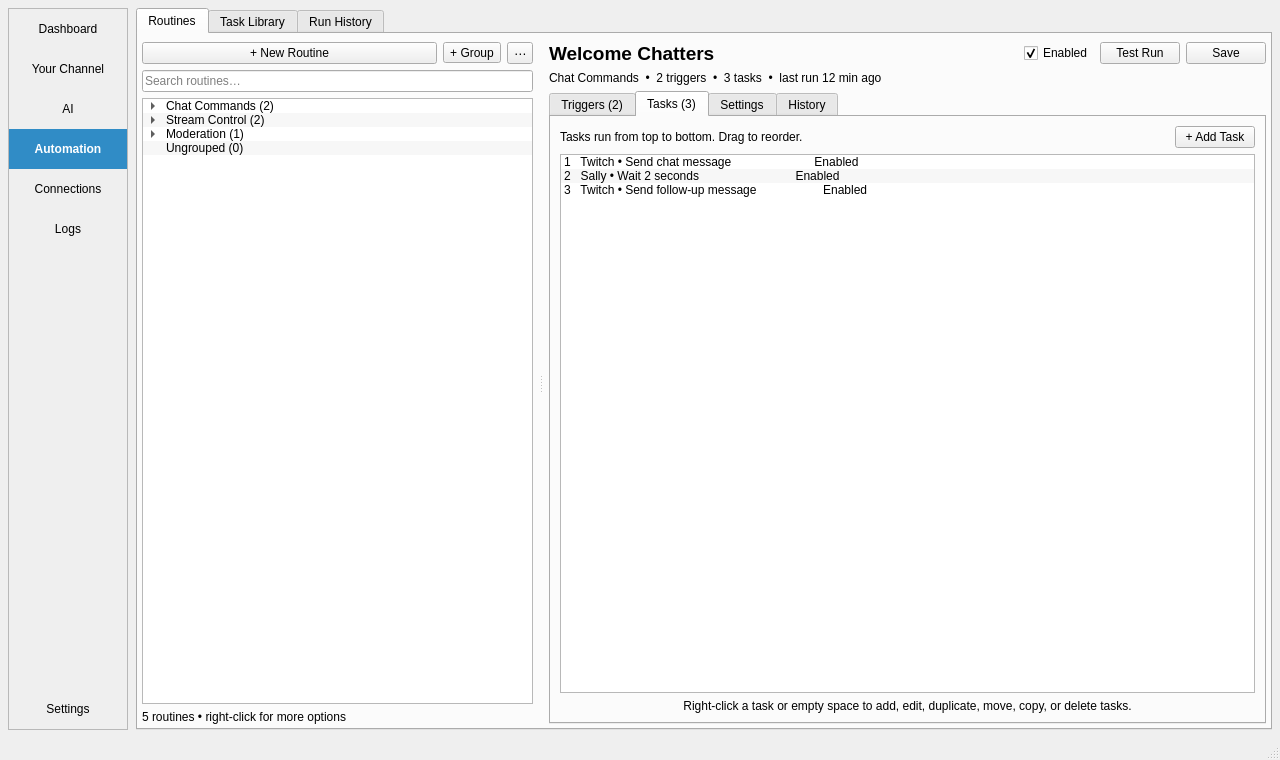
<?xml version="1.0" encoding="UTF-8"?>
<ui version="4.0">
 <class>AutomationRoutinesMockup</class>
 <widget class="QMainWindow" name="AutomationRoutinesMockup">
  <property name="geometry">
   <rect><x>0</x><y>0</y><width>1280</width><height>760</height></rect>
  </property>
  <property name="minimumSize">
   <size><width>760</width><height>480</height></size>
  </property>
  <property name="windowTitle"><string>Sally AI — Automation UI Mockup</string></property>
  <widget class="QWidget" name="centralwidget">
   <layout class="QHBoxLayout" name="rootLayout">
    <property name="spacing"><number>8</number></property>
    <property name="leftMargin"><number>8</number></property>
    <property name="topMargin"><number>8</number></property>
    <property name="rightMargin"><number>8</number></property>
    <property name="bottomMargin"><number>8</number></property>
    <item>
     <widget class="QFrame" name="navigationFrame">
      <property name="minimumSize"><size><width>120</width><height>0</height></size></property>
      <property name="maximumSize"><size><width>170</width><height>16777215</height></size></property>
      <property name="frameShape"><enum>QFrame::Shape::StyledPanel</enum></property>
      <property name="styleSheet">
       <string notr="true">QPushButton { border: none; border-radius: 0px; padding: 0px; min-height: 40px; }
QPushButton:hover { background-color: palette(midlight); }
QPushButton:checked { background-color: palette(highlight); color: palette(highlighted-text); font-weight: bold; }</string>
      </property>
      <layout class="QVBoxLayout" name="navigationLayout">
       <property name="spacing"><number>0</number></property>
       <property name="leftMargin"><number>0</number></property>
       <property name="topMargin"><number>0</number></property>
       <property name="rightMargin"><number>0</number></property>
       <property name="bottomMargin"><number>0</number></property>
       <item><widget class="QPushButton" name="dashboardButton"><property name="text"><string>Dashboard</string></property></widget></item>
       <item><widget class="QPushButton" name="channelButton"><property name="text"><string>Your Channel</string></property></widget></item>
       <item><widget class="QPushButton" name="aiButton"><property name="text"><string>AI</string></property></widget></item>
       <item><widget class="QPushButton" name="automationButton"><property name="text"><string>Automation</string></property><property name="checkable"><bool>true</bool></property><property name="checked"><bool>true</bool></property></widget></item>
       <item><widget class="QPushButton" name="connectionsButton"><property name="text"><string>Connections</string></property></widget></item>
       <item><widget class="QPushButton" name="logsButton"><property name="text"><string>Logs</string></property></widget></item>
       <item><spacer name="navigationSpacer"><property name="orientation"><enum>Qt::Orientation::Vertical</enum></property><property name="sizeHint" stdset="0"><size><width>20</width><height>40</height></size></property></spacer></item>
       <item><widget class="QPushButton" name="settingsButton"><property name="text"><string>Settings</string></property></widget></item>
      </layout>
     </widget>
    </item>
    <item>
     <widget class="QTabWidget" name="automationTabs">
      <property name="currentIndex"><number>0</number></property>
      <widget class="QWidget" name="routinesPage">
       <attribute name="title"><string>Routines</string></attribute>
       <layout class="QVBoxLayout" name="routinesPageLayout">
        <property name="leftMargin"><number>4</number></property>
        <property name="topMargin"><number>8</number></property>
        <property name="rightMargin"><number>4</number></property>
        <property name="bottomMargin"><number>4</number></property>
        <item>
         <widget class="QSplitter" name="routineSplitter">
          <property name="orientation"><enum>Qt::Orientation::Horizontal</enum></property>
          <property name="childrenCollapsible"><bool>false</bool></property>
          <widget class="QWidget" name="routineBrowserPanel">
           <property name="minimumSize"><size><width>230</width><height>0</height></size></property>
           <layout class="QVBoxLayout" name="routineBrowserLayout">
            <property name="leftMargin"><number>0</number></property>
            <property name="topMargin"><number>0</number></property>
            <property name="rightMargin"><number>6</number></property>
            <property name="bottomMargin"><number>0</number></property>
            <item>
             <layout class="QHBoxLayout" name="routineToolbarLayout">
              <item><widget class="QPushButton" name="newRoutineButton"><property name="text"><string>+ New Routine</string></property></widget></item>
              <item><widget class="QToolButton" name="newGroupButton"><property name="text"><string>+ Group</string></property></widget></item>
              <item><widget class="QToolButton" name="routineMenuButton"><property name="text"><string>⋯</string></property></widget></item>
             </layout>
            </item>
            <item><widget class="QLineEdit" name="routineSearchEdit"><property name="placeholderText"><string>Search routines…</string></property><property name="clearButtonEnabled"><bool>true</bool></property></widget></item>
            <item>
             <widget class="QTreeWidget" name="routineTree">
              <property name="headerHidden"><bool>true</bool></property>
              <property name="alternatingRowColors"><bool>true</bool></property>
              <property name="dragDropMode"><enum>QAbstractItemView::DragDropMode::InternalMove</enum></property>
              <column><property name="text"><string>Routines</string></property></column>
              <item>
               <property name="text"><string>Chat Commands (2)</string></property>
               <property name="expanded"><bool>true</bool></property>
               <item><property name="text"><string>Welcome Chatters</string></property></item>
               <item><property name="text"><string>Social Links</string></property></item>
              </item>
              <item>
               <property name="text"><string>Stream Control (2)</string></property>
               <property name="expanded"><bool>true</bool></property>
               <item><property name="text"><string>Going Live Setup</string></property></item>
               <item><property name="text"><string>End Stream</string></property></item>
              </item>
              <item>
               <property name="text"><string>Moderation (1)</string></property>
               <item><property name="text"><string>Handle Spam</string></property></item>
              </item>
              <item><property name="text"><string>Ungrouped (0)</string></property></item>
             </widget>
            </item>
            <item><widget class="QLabel" name="routineCountLabel"><property name="text"><string>5 routines • right-click for more options</string></property></widget></item>
           </layout>
          </widget>
          <widget class="QWidget" name="routineEditorPanel">
           <layout class="QVBoxLayout" name="routineEditorLayout">
            <property name="leftMargin"><number>6</number></property>
            <property name="topMargin"><number>0</number></property>
            <property name="rightMargin"><number>0</number></property>
            <property name="bottomMargin"><number>0</number></property>
            <item>
             <layout class="QHBoxLayout" name="selectedRoutineHeaderLayout">
              <item><widget class="QLabel" name="selectedRoutineNameLabel"><property name="font"><font><pointsize>14</pointsize><bold>true</bold></font></property><property name="text"><string>Welcome Chatters</string></property></widget></item>
              <item><spacer name="selectedRoutineHeaderSpacer"><property name="orientation"><enum>Qt::Orientation::Horizontal</enum></property><property name="sizeHint" stdset="0"><size><width>40</width><height>20</height></size></property></spacer></item>
              <item><widget class="QCheckBox" name="routineEnabledCheck"><property name="text"><string>Enabled</string></property><property name="checked"><bool>true</bool></property></widget></item>
              <item><widget class="QPushButton" name="testRoutineButton"><property name="text"><string>Test Run</string></property></widget></item>
              <item><widget class="QPushButton" name="saveRoutineButton"><property name="text"><string>Save</string></property></widget></item>
             </layout>
            </item>
            <item><widget class="QLabel" name="selectedRoutineSummaryLabel"><property name="text"><string>Chat Commands  •  2 triggers  •  3 tasks  •  last run 12 min ago</string></property></widget></item>
            <item>
             <widget class="QTabWidget" name="routineEditorTabs">
              <property name="currentIndex"><number>1</number></property>
              <widget class="QWidget" name="triggersTab">
               <attribute name="title"><string>Triggers (2)</string></attribute>
               <layout class="QVBoxLayout" name="triggersLayout">
                <item>
                 <layout class="QHBoxLayout" name="triggerToolbarLayout">
                  <item><widget class="QLabel" name="triggerHelpLabel"><property name="text"><string>Any enabled trigger can start this routine.</string></property></widget></item>
                  <item><spacer name="triggerToolbarSpacer"><property name="orientation"><enum>Qt::Orientation::Horizontal</enum></property><property name="sizeHint" stdset="0"><size><width>40</width><height>20</height></size></property></spacer></item>
                  <item><widget class="QPushButton" name="addTriggerButton"><property name="text"><string>+ Add Trigger</string></property></widget></item>
                 </layout>
                </item>
                <item>
                 <widget class="QGroupBox" name="commandTriggerCard">
                  <property name="title"><string>Twitch • Chat Command</string></property>
                  <layout class="QFormLayout" name="commandTriggerLayout">
                   <item row="0" column="0"><widget class="QLabel" name="commandLabel"><property name="text"><string>Command</string></property></widget></item>
                   <item row="0" column="1"><widget class="QLineEdit" name="commandEdit"><property name="text"><string>!welcome</string></property></widget></item>
                   <item row="1" column="0"><widget class="QLabel" name="aliasesLabel"><property name="text"><string>Alternate commands</string></property></widget></item>
                   <item row="1" column="1"><widget class="QLineEdit" name="aliasesEdit"><property name="text"><string>!hello, !hi</string></property></widget></item>
                   <item row="2" column="0"><widget class="QLabel" name="permissionsLabel"><property name="text"><string>Who can use it</string></property></widget></item>
                   <item row="2" column="1"><widget class="QComboBox" name="permissionsCombo"><item><property name="text"><string>Everyone</string></property></item><item><property name="text"><string>Subscribers</string></property></item><item><property name="text"><string>VIPs and moderators</string></property></item><item><property name="text"><string>Broadcaster only</string></property></item></widget></item>
                  </layout>
                 </widget>
                </item>
                <item>
                 <widget class="QGroupBox" name="manualTriggerCard">
                  <property name="title"><string>Sally • Manual Trigger</string></property>
                  <layout class="QHBoxLayout" name="manualTriggerLayout">
                   <item><widget class="QLabel" name="manualTriggerLabel"><property name="text"><string>Allows this routine to be run manually from Sally.</string></property></widget></item>
                   <item><spacer name="manualTriggerSpacer"><property name="orientation"><enum>Qt::Orientation::Horizontal</enum></property><property name="sizeHint" stdset="0"><size><width>40</width><height>20</height></size></property></spacer></item>
                   <item><widget class="QCheckBox" name="manualTriggerEnabledCheck"><property name="text"><string>Enabled</string></property><property name="checked"><bool>true</bool></property></widget></item>
                  </layout>
                 </widget>
                </item>
                <item><spacer name="triggersSpacer"><property name="orientation"><enum>Qt::Orientation::Vertical</enum></property><property name="sizeHint" stdset="0"><size><width>20</width><height>40</height></size></property></spacer></item>
               </layout>
              </widget>
              <widget class="QWidget" name="tasksTab">
               <attribute name="title"><string>Tasks (3)</string></attribute>
               <layout class="QVBoxLayout" name="tasksLayout">
                <item>
                 <layout class="QHBoxLayout" name="taskToolbarLayout">
                  <item><widget class="QLabel" name="taskHelpLabel"><property name="text"><string>Tasks run from top to bottom. Drag to reorder.</string></property></widget></item>
                  <item><spacer name="taskToolbarSpacer"><property name="orientation"><enum>Qt::Orientation::Horizontal</enum></property><property name="sizeHint" stdset="0"><size><width>40</width><height>20</height></size></property></spacer></item>
                  <item><widget class="QPushButton" name="addTaskButton"><property name="text"><string>+ Add Task</string></property></widget></item>
                 </layout>
                </item>
                <item>
                 <widget class="QListWidget" name="taskList">
                  <property name="alternatingRowColors"><bool>true</bool></property>
                  <property name="dragDropMode"><enum>QAbstractItemView::DragDropMode::InternalMove</enum></property>
                  <property name="contextMenuPolicy"><enum>Qt::ContextMenuPolicy::CustomContextMenu</enum></property>
                  <item><property name="text"><string>1   Twitch • Send chat message                         Enabled</string></property></item>
                  <item><property name="text"><string>2   Sally • Wait 2 seconds                             Enabled</string></property></item>
                  <item><property name="text"><string>3   Twitch • Send follow-up message                    Enabled</string></property></item>
                 </widget>
                </item>
                <item><widget class="QLabel" name="taskContextHintLabel"><property name="alignment"><set>Qt::AlignmentFlag::AlignCenter</set></property><property name="text"><string>Right-click a task or empty space to add, edit, duplicate, move, copy, or delete tasks.</string></property></widget></item>
               </layout>
              </widget>
              <widget class="QWidget" name="routineSettingsTab">
               <attribute name="title"><string>Settings</string></attribute>
               <layout class="QVBoxLayout" name="routineSettingsLayout">
                <item>
                 <widget class="QGroupBox" name="routineBasicsGroup">
                  <property name="title"><string>Routine</string></property>
                  <layout class="QFormLayout" name="routineBasicsLayout">
                   <item row="0" column="0"><widget class="QLabel" name="routineNameLabel"><property name="text"><string>Name</string></property></widget></item>
                   <item row="0" column="1"><widget class="QLineEdit" name="routineNameEdit"><property name="text"><string>Welcome Chatters</string></property></widget></item>
                   <item row="1" column="0"><widget class="QLabel" name="routineGroupLabel"><property name="text"><string>Group</string></property></widget></item>
                   <item row="1" column="1"><widget class="QComboBox" name="routineGroupCombo"><item><property name="text"><string>Chat Commands</string></property></item><item><property name="text"><string>Stream Control</string></property></item><item><property name="text"><string>Moderation</string></property></item><item><property name="text"><string>Ungrouped</string></property></item><item><property name="text"><string>Create new group…</string></property></item></widget></item>
                   <item row="2" column="0"><widget class="QLabel" name="routineDescriptionLabel"><property name="text"><string>Description</string></property></widget></item>
                   <item row="2" column="1"><widget class="QLineEdit" name="routineDescriptionEdit"><property name="text"><string>Greets chatters when requested.</string></property></widget></item>
                  </layout>
                 </widget>
                </item>
                <item>
                 <widget class="QGroupBox" name="cooldownGroup">
                  <property name="title"><string>Cooldowns</string></property>
                  <layout class="QFormLayout" name="cooldownLayout">
                   <item row="0" column="0"><widget class="QLabel" name="globalCooldownLabel"><property name="text"><string>Routine cooldown</string></property></widget></item>
                   <item row="0" column="1"><widget class="QSpinBox" name="globalCooldownSpin"><property name="suffix"><string> seconds</string></property><property name="maximum"><number>86400</number></property><property name="value"><number>10</number></property></widget></item>
                   <item row="1" column="0"><widget class="QLabel" name="userCooldownLabel"><property name="text"><string>Per-user cooldown</string></property></widget></item>
                   <item row="1" column="1"><widget class="QSpinBox" name="userCooldownSpin"><property name="suffix"><string> seconds</string></property><property name="maximum"><number>86400</number></property><property name="value"><number>30</number></property></widget></item>
                   <item row="2" column="1"><widget class="QCheckBox" name="modsIgnoreCooldownCheck"><property name="text"><string>Broadcaster and moderators ignore cooldowns</string></property><property name="checked"><bool>true</bool></property></widget></item>
                  </layout>
                 </widget>
                </item>
                <item><spacer name="routineSettingsSpacer"><property name="orientation"><enum>Qt::Orientation::Vertical</enum></property><property name="sizeHint" stdset="0"><size><width>20</width><height>40</height></size></property></spacer></item>
               </layout>
              </widget>
              <widget class="QWidget" name="historyTab">
               <attribute name="title"><string>History</string></attribute>
               <layout class="QVBoxLayout" name="historyLayout">
                <item><widget class="QTableWidget" name="historyTable"><property name="columnCount"><number>4</number></property><property name="rowCount"><number>3</number></property><column><property name="text"><string>When</string></property></column><column><property name="text"><string>Trigger</string></property></column><column><property name="text"><string>Result</string></property></column><column><property name="text"><string>Duration</string></property></column><item row="0" column="0"><property name="text"><string>12 min ago</string></property></item><item row="0" column="1"><property name="text"><string>!welcome</string></property></item><item row="0" column="2"><property name="text"><string>Completed</string></property></item><item row="0" column="3"><property name="text"><string>2.1 s</string></property></item><item row="1" column="0"><property name="text"><string>48 min ago</string></property></item><item row="1" column="1"><property name="text"><string>Manual</string></property></item><item row="1" column="2"><property name="text"><string>Completed</string></property></item><item row="1" column="3"><property name="text"><string>2.0 s</string></property></item><item row="2" column="0"><property name="text"><string>2 h ago</string></property></item><item row="2" column="1"><property name="text"><string>!hello</string></property></item><item row="2" column="2"><property name="text"><string>Completed</string></property></item><item row="2" column="3"><property name="text"><string>2.2 s</string></property></item></widget></item>
               </layout>
              </widget>
             </widget>
            </item>
           </layout>
          </widget>
         </widget>
        </item>
       </layout>
      </widget>
      <widget class="QWidget" name="taskLibraryPage">
       <attribute name="title"><string>Task Library</string></attribute>
       <layout class="QVBoxLayout" name="taskLibraryLayout">
        <item><widget class="QLineEdit" name="taskLibrarySearchEdit"><property name="placeholderText"><string>Search available tasks…</string></property><property name="clearButtonEnabled"><bool>true</bool></property></widget></item>
        <item><widget class="QTreeWidget" name="taskLibraryTree"><property name="headerHidden"><bool>true</bool></property><column><property name="text"><string>Tasks</string></property></column><item><property name="text"><string>Twitch</string></property><property name="expanded"><bool>true</bool></property><item><property name="text"><string>Send chat message</string></property></item><item><property name="text"><string>Run ad</string></property></item><item><property name="text"><string>Change stream title</string></property></item></item><item><property name="text"><string>Sally</string></property><property name="expanded"><bool>true</bool></property><item><property name="text"><string>Wait</string></property></item><item><property name="text"><string>Write to log</string></property></item></item><item><property name="text"><string>OBS (future)</string></property></item><item><property name="text"><string>Voice (future)</string></property></item></widget></item>
       </layout>
      </widget>
      <widget class="QWidget" name="allRunHistoryPage">
       <attribute name="title"><string>Run History</string></attribute>
       <layout class="QVBoxLayout" name="allRunHistoryLayout">
        <item><widget class="QLabel" name="allRunHistoryLabel"><property name="text"><string>Recent routine executions, errors, and task-level diagnostics will appear here.</string></property></widget></item>
        <item><widget class="QTableWidget" name="allRunHistoryTable"><property name="columnCount"><number>5</number></property><column><property name="text"><string>When</string></property></column><column><property name="text"><string>Routine</string></property></column><column><property name="text"><string>Trigger</string></property></column><column><property name="text"><string>Result</string></property></column><column><property name="text"><string>Duration</string></property></column></widget></item>
       </layout>
      </widget>
     </widget>
    </item>
   </layout>
  </widget>
  <widget class="QStatusBar" name="statusbar"><property name="sizeGripEnabled"><bool>true</bool></property></widget>
 </widget>
 <resources/>
 <connections/>
</ui>
